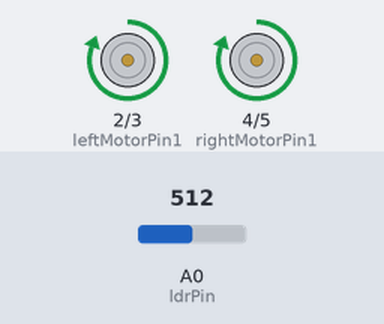
Recording of a sketch running on a simulated Arduino Uno, built with avr-gcc and run on an emulated ATmega328P. Parts: motor-driver pin pairs drawn as motors (green arrow = first pin HIGH = forward, orange = second pin HIGH = backward, longer = more drive). Inputs (shaded band) come from the test bench; at power-on: A0 (ldrPin) = 512.

Above: at 1.2 s.
1.3 s: A0 (ldrPin) set to 489
At 2.4 s:
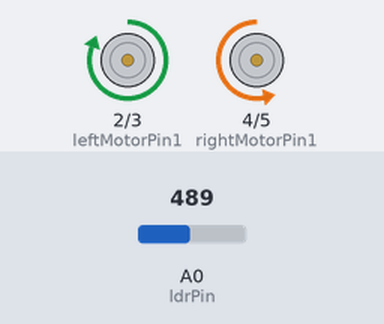
2.8 s: A0 (ldrPin) set to 710
At 3.5 s:
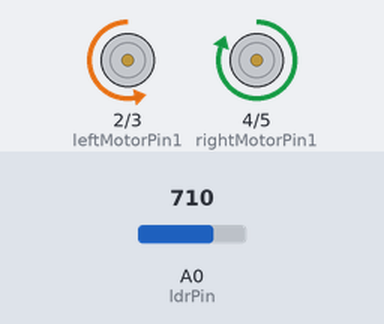
Timing chart, 0 to 5.8 s (numbered marks = the images above; inputs shaded):
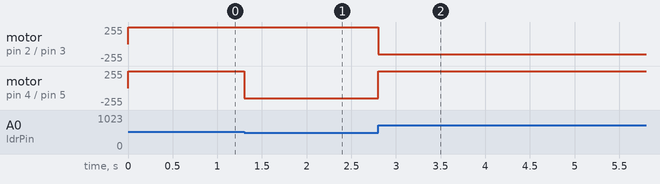

Measured:
- the behaviour switches between 500 and 499 on A0 (ldrPin) (found by bisection; images 0 and 1)
- after the input at 1.3 s, motor on pin 4 (rightMotorPin1) / pin 5 (rightMotorPin2): forward 255/255 → backward 150/255 at once
- after the input at 2.8 s, motor on pin 2 (leftMotorPin1) / pin 3 (leftMotorPin2): forward 255/255 → backward 150/255 at once; motor on pin 4 (rightMotorPin1) / pin 5 (rightMotorPin2): backward 150/255 → forward 255/255 at once

The sketch:

code.ino
```cpp
// Define LDR pin
int ldrPin = A0;

// Define motor driver pins
int leftMotorPin1 = 2;
int leftMotorPin2 = 3;
int rightMotorPin1 = 4;
int rightMotorPin2 = 5;

// Define motor speed
int motorSpeed = 150;

void setup() {
  // Initialize motor driver pins as outputs
  pinMode(leftMotorPin1, OUTPUT);
  pinMode(leftMotorPin2, OUTPUT);
  pinMode(rightMotorPin1, OUTPUT);
  pinMode(rightMotorPin2, OUTPUT);
}

void loop() {
  // Read LDR value
  int ldrValue = analogRead(ldrPin);

  // Check if light is on the left side
  if (ldrValue < 500) {
    // Turn left
    analogWrite(leftMotorPin1, motorSpeed);
    analogWrite(leftMotorPin2, 0);
    analogWrite(rightMotorPin1, 0);
    analogWrite(rightMotorPin2, motorSpeed);
  }
  // Check if light is on the right side
  else if (ldrValue > 700) {
    // Turn right
    analogWrite(leftMotorPin1, 0);
    analogWrite(leftMotorPin2, motorSpeed);
    analogWrite(rightMotorPin1, motorSpeed);
    analogWrite(rightMotorPin2, 0);
  }
  // Light is in the center
  else {
    // Move forward
    analogWrite(leftMotorPin1, motorSpeed);
    analogWrite(leftMotorPin2, 0);
    analogWrite(rightMotorPin1, motorSpeed);
    analogWrite(rightMotorPin2, 0);
  }
}
```
